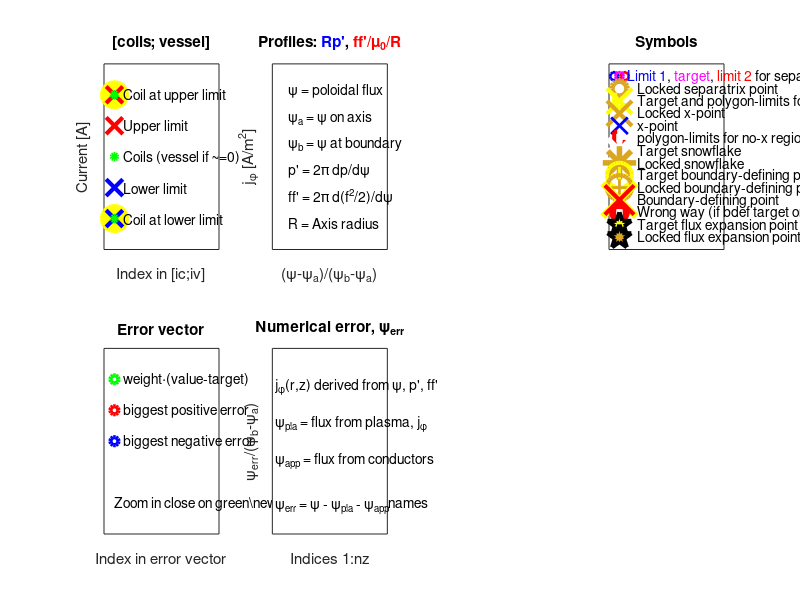

Reproduce this figure in MATLAB. (Note: this script raises an error after producing the figure.)
function gsdesign_figure_help

%  USAGE:   gsdesign_figure_help
%
%  PURPOSE: Explain the gsdesign figure
%
%  INPUTS: ha, structure with information used by gsdesign_plot_progress
%
%  OUTPUTS: Explanations of each subplot
%	
	
%
%  WRITTEN BY:  Anders Welander ON 2015-10-14
%
%  MODIFICATION HISTORY:			
%	
%%%%%%%%%%%%%%%%%%%%%%%%%%%%%%%%%%%%%%%%%%%%%%%%%%%%%%%%%%%%%%%%%%%%%%%%%%%%


ha.figure = figure;
fpos = get(ha.figure,'position');
fpos(4) = fpos(3)/2;
fpos(3:4) = [1000 500];
set(ha.figure,'position',fpos)
if isa(ha.figure,'matlab.ui.Figure')
  ha.figure = ha.figure.Number;
end
zoom on

ha.running = 1; % Flag that code is running, for stop button
ha.h1 = []; % handles to objects with font size fs1
ha.h2 = []; % handles to objects with font size fs2
ha.f1 = 0.8/60;  % fs1/window width in pixels
ha.f2 = 0.8/75; % fs2/window width in pixels
ha.fs = 0.8/60;  % fs1/window width in pixels

% CONDUCTORS
ha.hs(1) = subplot(2,4,1,'Position',[0.05 0.6 0.2 0.3],...
  'XTick',[],'YTick',[],'Box','on');
hold on
plot(1,1,'yo--','MarkerSize',18,'MarkerFaceColor','yellow','LineWidth',3)
plot(1,1,'bx','MarkerSize',12,'LineWidth',3)
plot(1,1,'go','MarkerSize',4,'MarkerFaceColor','green','LineWidth',3)
ha.h2(end+1) = text(1,1,'   Coil at lower limit');
plot(1,2,'bx','MarkerSize',12,'LineWidth',3)
ha.h2(end+1) = text(1,2,'   Lower limit');
plot(1,3,'go','MarkerSize',4,'MarkerFaceColor','green','LineWidth',3)
ha.h2(end+1) = text(1,3,'   Coils (vessel if ~=0)');
plot(1,4,'rx','MarkerSize',12,'LineWidth',3)
ha.h2(end+1) = text(1,4,'   Upper limit');
plot(1,5,'yo--','MarkerSize',18,'MarkerFaceColor','yellow','LineWidth',3)
plot(1,5,'rx','MarkerSize',12,'LineWidth',3)
plot(1,5,'go','MarkerSize',4,'MarkerFaceColor','green','LineWidth',3)
ha.h2(end+1) = text(1,5,'   Coil at upper limit');
ha.h1(end+1) = title('[coils; vessel]');
ha.h1(end+1) = ylabel('Current [A]');
ha.h1(end+1) = xlabel('Index in [ic;iv]',...
  'VerticalAlignment','top');
axis([.9 2 0 6])

% pprime, ffprim
ha.hs(2) = subplot(2,4,2,'Position',[0.3 0.6 0.2 0.3],...
  'XTick',[],'YTick',[],'Box','on');
try % needed for matlab2016b since it behaves badly but won't work for 2014
ha.h2(end+1) = text(ha.hs(2),1,6,'  \psi = poloidal flux');
ha.h2(end+1) = text(ha.hs(2),1,5,'  \psi_a = \psi on axis');
ha.h2(end+1) = text(ha.hs(2),1,4,'  \psi_b = \psi at boundary');
ha.h2(end+1) = text(ha.hs(2),1,3,'  p'' = 2\pi dp/d\psi');
ha.h2(end+1) = text(ha.hs(2),1,2,'  ff'' = 2\pi d(f^2/2)/d\psi');
ha.h2(end+1) = text(ha.hs(2),1,1,'  R = Axis radius');
catch
ha.h2(end+1) = text(1,6,'  \psi = poloidal flux');
ha.h2(end+1) = text(1,5,'  \psi_a = \psi on axis');
ha.h2(end+1) = text(1,4,'  \psi_b = \psi at boundary');
ha.h2(end+1) = text(1,3,'  p'' = 2\pi dp/d\psi');
ha.h2(end+1) = text(1,2,'  ff'' = 2\pi d(f^2/2)/d\psi');
ha.h2(end+1) = text(1,1,'  R = Axis radius');
end
ha.h1(end+1) = xlabel(ha.hs(2),'(\psi-\psi_a)/(\psi_b-\psi_a)',...
  'VerticalAlignment','top');
ha.h1(end+1) = ylabel(ha.hs(2),'j_\phi [A/m^2]');
ha.h1(end+1) = title(ha.hs(2),'Profiles: {\color{blue}Rp''}, {\color{red}ff''/\mu_0/R}');
axis(ha.hs(2),[.9 2 0 7])

% MACHINE GEOMETRY
ha.hs(3) = subplot(2,4,4,'Position',[0.55 0.1 0.4 0.8],...
  'XTick',[],'YTick',[],'Color',[.8 .8 .8],'Box','on');
hold on
goldenrod = [218 165 32]/255;
plot(0.95,11,'bo','MarkerSize',6,'LineWidth',2);
plot(1.05,11,'ro','MarkerSize',6,'LineWidth',2);
plot(1.00,11,'mo','MarkerSize',6,'LineWidth',2);
ha.h2(end+1) = text(1.05,11,[' {\color{blue}Limit 1},', ...
' {\color{magenta}target}, {\color{red}limit 2} for separatrix point']);
plot(1,10,'o','MarkerSize',11,'LineWidth',4, 'Color',goldenrod);
ha.h2(end+1) = text(1,10,'      Locked separatrix point');
plot(1,9,'yx','MarkerSize',18,'LineWidth',3);
plot(1+[-1 -1 1 1 -1]/20,9+[-1 1 1 -1 -1]/2,'--y','LineWidth',3);
ha.h2(end+1) = text(1,9,'      Target and polygon-limits for x-point');
plot(1,8,'x','MarkerSize',18,'LineWidth',3, 'Color',goldenrod);
ha.h2(end+1) = text(1,8,'      Locked x-point');
plot(1,7,'bx','MarkerSize',12,'LineWidth',2);
ha.h2(end+1) = text(1,7,'      x-point');
plot(1+[-1 -1 1 1 -1]/20,6+[-1 1 1 -1 -1]/2,'--r','LineWidth',3);
ha.h2(end+1) = text(1,6,'      polygon-limits for no-x region');
plot(1,5,'w*','MarkerSize',24,'LineWidth',4);
ha.h2(end+1) = text(1,5,'      Target snowflake');
plot(1,4,'*','MarkerSize',24,'LineWidth',4, 'Color',goldenrod);
ha.h2(end+1) = text(1,4,'      Locked snowflake');
plot(1,3,'y+','MarkerSize',12,'LineWidth',2);
plot(1,3,'yo','MarkerSize',18,'LineWidth',3);
ha.h2(end+1) = text(1,3,'      Target boundary-defining point');
plot(1,2,'+','MarkerSize',12,'LineWidth',2, 'Color',goldenrod);
plot(1,2,'o','MarkerSize',18,'LineWidth',3, 'Color',goldenrod);
ha.h2(end+1) = text(1,2,'      Locked boundary-defining point');
plot(1,1,'yx','MarkerSize',24,'LineWidth',5);
plot(1,1,'rx','MarkerSize',21,'LineWidth',3);
ha.h2(end+1) = text(1,1,'      Boundary-defining point');
plot(1,0,'ro','MarkerSize',14,'LineWidth',1,'MarkerFaceColor','red');
plot(1,0,'ws','MarkerSize',4,'MarkerFaceColor','white');
ha.h2(end+1) = text(1,0,'      Wrong way (if bdef target or lock)');
plot(1,-1,'kp','MarkerSize',18,'LineWidth',3,'MarkerFaceColor','y');
ha.h2(end+1) = text(1,-1,'      Target flux expansion point');
plot(1,-2,'kp','MarkerSize',18,'LineWidth',3,'MarkerFaceColor',goldenrod);
ha.h2(end+1) = text(1,-2,'      Locked flux expansion point');
ha.h1(end+1) = title('Symbols');
axis([.9 2 -3 12])

% ERROR VECTOR
ha.hs(5) = subplot(2,4,5,'Position',[0.05 0.1 0.2 0.3],...
  'XTick',[],'YTick',[],'Box','on');
hold on
plot(1,5,'go','LineWidth',3);
ha.h2(end+1) = text(1,5,'   weight\cdot(value-target)');
plot(1,4,'ro','LineWidth',3);
ha.h2(end+1) = text(1,4,'   biggest positive error');
plot(1,3,'bo','LineWidth',3);
ha.h2(end+1) = text(1,3,'   biggest negative error');
ha.h2(end+1) = text(1,1,'Zoom in close on green\newlinesymbols to see names');
ha.h1(end+1) = xlabel('Index in error vector',...
  'VerticalAlignment','top');
ha.h1(end+1) = title('Error vector');
axis([.9 2 0 6])

% FLUX ERROR
ha.hs(6) = subplot(2,4,6,'Position',[0.3 0.1 0.2 0.3],...
  'XTick',[],'YTick',[],'Box','on');
ha.h2(end+1) = text(1,4,'j_\phi(r,z) derived from \psi, p'', ff''');
ha.h2(end+1) = text(1,3,'\psi_p_l_a = flux from plasma, j_\phi');
ha.h2(end+1) = text(1,2,'\psi_a_p_p = flux from conductors');
ha.h1(end+1) = text(1,0.75,'\psi_e_r_r = \psi - \psi_p_l_a - \psi_a_p_p');
ha.h1(end+1) = ylabel('\psi_e_r_r/(\psi_b-\psi_a)');
ha.h1(end+1) = xlabel('Indices 1:nz',...
  'VerticalAlignment','top');
ha.h1(end+1) = title('Numerical error, \psi_e_r_r');
axis([.975 2 0 5])

% RESIZE FUNCTION
set(ha.figure,'UserData',ha)
set(ha.figure,'ResizeFcn','gs_resize_fonts(get(gcbo,''UserData''))')
gs_resize_fonts(ha)

set(ha.figure,'Name','Explanations')

% In matlab2016b the subplots need to be put back into their positions
set(ha.hs(1),'Position',[0.05 0.6 0.2 0.3])
set(ha.hs(2),'Position',[0.3 0.6 0.2 0.3])
set(ha.hs(3),'Position',[0.55 0.1 0.4 0.8])
set(ha.hs(5),'Position',[0.05 0.1 0.2 0.3])
set(ha.hs(6),'Position',[0.3 0.1 0.2 0.3])
